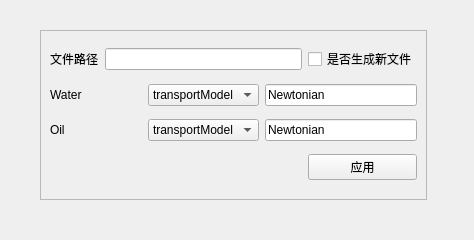
<?xml version="1.0" encoding="UTF-8"?>
<ui version="4.0">
 <class>Form</class>
 <widget class="QWidget" name="Form">
  <property name="geometry">
   <rect>
    <x>0</x>
    <y>0</y>
    <width>474</width>
    <height>240</height>
   </rect>
  </property>
  <property name="windowTitle">
   <string>粘度</string>
  </property>
  <widget class="QFrame" name="frame">
   <property name="geometry">
    <rect>
     <x>40</x>
     <y>30</y>
     <width>387</width>
     <height>170</height>
    </rect>
   </property>
   <property name="frameShape">
    <enum>QFrame::StyledPanel</enum>
   </property>
   <property name="frameShadow">
    <enum>QFrame::Raised</enum>
   </property>
   <layout class="QGridLayout" name="gridLayout">
    <item row="0" column="0">
     <widget class="QLabel" name="label">
      <property name="text">
       <string>文件路径</string>
      </property>
     </widget>
    </item>
    <item row="0" column="1" colspan="3">
     <widget class="QLineEdit" name="lineEdit"/>
    </item>
    <item row="0" column="4">
     <widget class="QCheckBox" name="checkBox">
      <property name="text">
       <string>是否生成新文件</string>
      </property>
     </widget>
    </item>
    <item row="1" column="0" colspan="2">
     <widget class="QLabel" name="label_2">
      <property name="text">
       <string>Water</string>
      </property>
     </widget>
    </item>
    <item row="1" column="2">
     <widget class="QComboBox" name="comboBox">
      <item>
       <property name="text">
        <string>transportModel</string>
       </property>
      </item>
      <item>
       <property name="text">
        <string>nu</string>
       </property>
      </item>
      <item>
       <property name="text">
        <string>rho</string>
       </property>
      </item>
     </widget>
    </item>
    <item row="1" column="3" colspan="2">
     <widget class="QLineEdit" name="lineEdit_2">
      <property name="text">
       <string>Newtonian</string>
      </property>
     </widget>
    </item>
    <item row="2" column="0" colspan="2">
     <widget class="QLabel" name="label_3">
      <property name="text">
       <string>Oil</string>
      </property>
     </widget>
    </item>
    <item row="2" column="2">
     <widget class="QComboBox" name="comboBox_2">
      <item>
       <property name="text">
        <string>transportModel</string>
       </property>
      </item>
      <item>
       <property name="text">
        <string>nu</string>
       </property>
      </item>
      <item>
       <property name="text">
        <string>rho</string>
       </property>
      </item>
     </widget>
    </item>
    <item row="2" column="3" colspan="2">
     <widget class="QLineEdit" name="lineEdit_3">
      <property name="text">
       <string>Newtonian</string>
      </property>
     </widget>
    </item>
    <item row="3" column="4">
     <widget class="QPushButton" name="pushButton">
      <property name="text">
       <string>应用</string>
      </property>
     </widget>
    </item>
   </layout>
  </widget>
 </widget>
 <resources/>
 <connections/>
</ui>
